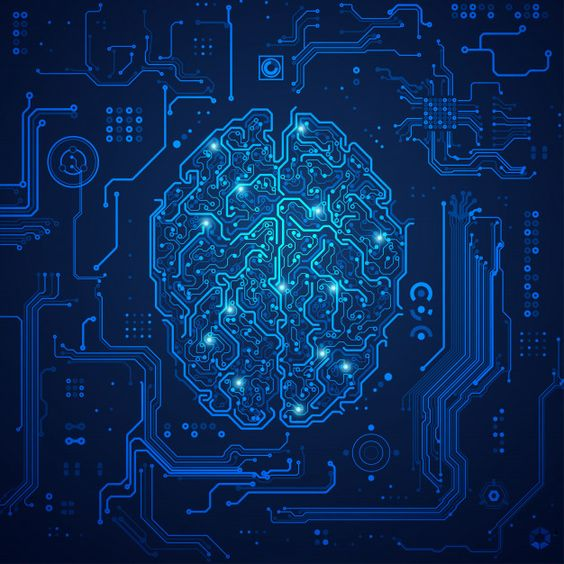
#> input picture hough_transform_image.jpg, 564 x 564 px, found by its file name
$ jupyter execute hough_transform_image.ipynb
#> lines starting #> are read from the running program, lines starting #| are printed output that depends on the picture
[cell 1]
#sarinakasaiyan

import numpy as np
import matplotlib.pyplot as plt
import cv2  # For loading and processing images

def hough_line(img, rho_resolution=1, theta_resolution=1):
    """
    Perform Hough Transform to detect lines in a binary image.
    """
    thetas = np.deg2rad(np.arange(-90.0, 90.0, theta_resolution))
    width, height = img.shape
    diag_len = int(np.ceil(np.sqrt(width**2 + height**2)))
    rhos = np.arange(-diag_len, diag_len, rho_resolution)

    cos_t = np.cos(thetas)
    sin_t = np.sin(thetas)

    accumulator = np.zeros((len(rhos), len(thetas)), dtype=np.uint64)
    y_idxs, x_idxs = np.nonzero(img)

    for i in range(len(x_idxs)):
        x = x_idxs[i]
        y = y_idxs[i]

        for t_idx in range(len(thetas)):
            rho = x * cos_t[t_idx] + y * sin_t[t_idx]
            rho_idx = int((rho + diag_len) / rho_resolution)
            accumulator[rho_idx, t_idx] += 1

    return accumulator, thetas, rhos

# Load the image
image_path = '/content/hough_transform_image.jpg'  # Replace with your image file path
image = cv2.imread(image_path, cv2.IMREAD_GRAYSCALE)  # Load image in grayscale
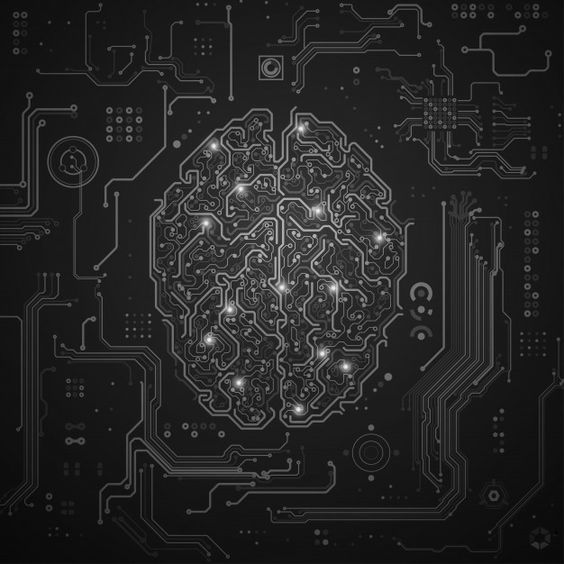
#> image: shape (564, 564); min 0, max 248, mean 37

# Check if the image was loaded successfully
if image is None:
    print("Error: Could not load image.")
else:
    # Apply Canny Edge Detection
    edges = cv2.Canny(image, 50, 150)
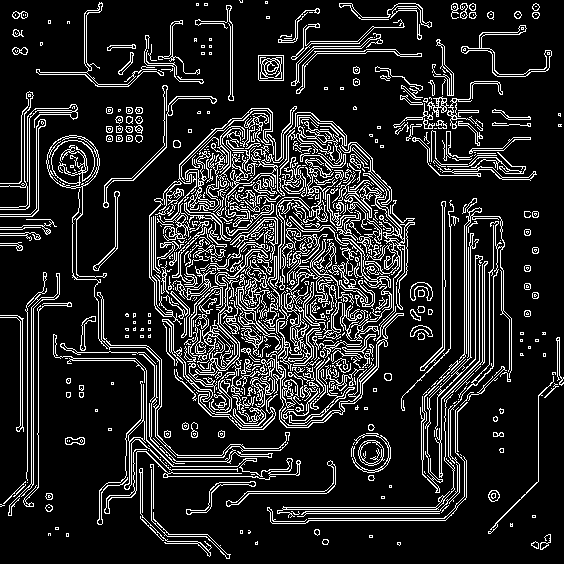
#> edges: shape (564, 564); 14.5% white in thin lines or dots

    # Apply Hough Transform
    accumulator, thetas, rhos = hough_line(edges)
#> the loop in hough_line, `for i in range(len(x_idxs)):` made 46040 passes
#> (x, y) on passes 1 to 3: (239, 0), (242, 0), (240, 1)
#> after the loop in hough_line, `for i in range(len(x_idxs)):`:
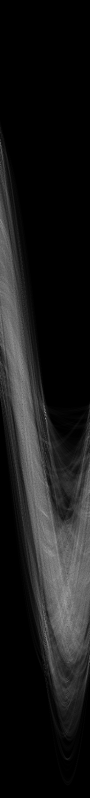
#> accumulator: shape (1596, 180) uint64 (shown at 1/2 size); min 0, max 283, mean 28.8; drawn with min black and max white
#> thetas = 180 values from -1.57 to 1.55; rhos = 1596 values from -798 to 797

    # Set up subplots for visualization
    fig, ax = plt.subplots(1, 3, figsize=(20, 6))

    ax[0].imshow(image, cmap='gray')
    ax[0].set_title('Original Image')
    ax[0].axis('off')

    # Display Hough Space (Accumulator)
    im = ax[1].imshow(accumulator, cmap='hot', aspect='auto',
                      extent=[np.rad2deg(thetas[0]), np.rad2deg(thetas[-1]), rhos[-1], rhos[0]])
    ax[1].set_xlabel('Theta (degrees)')
    ax[1].set_ylabel('Rho (pixels)')
    ax[1].set_title('Hough Transform Accumulator')

    # Find peaks in the accumulator
    max_idx = np.unravel_index(np.argmax(accumulator), accumulator.shape)
#> max_idx = (825, 90)
    rho_peak = rhos[max_idx[0]]
#> rho_peak = 27
    theta_peak = thetas[max_idx[1]]
#> theta_peak = 0

    # Draw detected line on the original image
    ax[2].imshow(image, cmap='gray')

    x_vals = np.array([0, image.shape[1]])
#> x_vals = [0, 564]

    if np.sin(theta_peak) != 0:
        y_vals = (rho_peak - x_vals * np.cos(theta_peak)) / np.sin(theta_peak)
        ax[2].plot(x_vals, y_vals, 'r', label=f'Line: rho={rho_peak:.2f}, theta={np.rad2deg(theta_peak):.2f}°')

        ax[2].set_xlim([0, image.shape[1]])
        ax[2].set_ylim([image.shape[0], 0])
        ax[2].set_title("Detected Line")
        ax[2].legend()

        plt.tight_layout()
        plt.show()
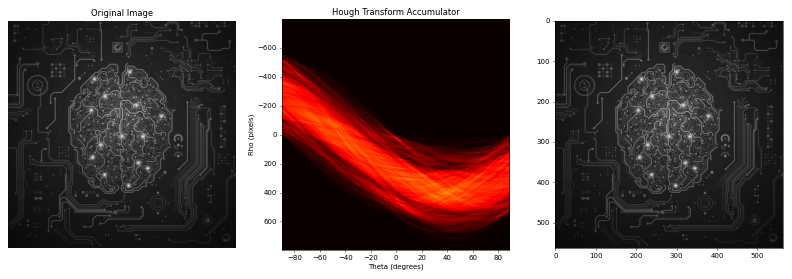
#> figure drawn by matplotlib, 3 panels
